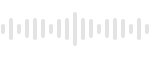
<?xml version="1.0" encoding="UTF-8"?>
<ui version="4.0">
 <class>ProgressFrame</class>
 <widget class="QWidget" name="ProgressFrame">
  <property name="geometry">
   <rect>
    <x>0</x>
    <y>0</y>
    <width>154</width>
    <height>58</height>
   </rect>
  </property>
  <property name="windowTitle">
   <string>Form</string>
  </property>
  <layout class="QHBoxLayout" name="horizontalLayout">
   <property name="leftMargin">
    <number>0</number>
   </property>
   <property name="topMargin">
    <number>0</number>
   </property>
   <property name="rightMargin">
    <number>0</number>
   </property>
   <property name="bottomMargin">
    <number>0</number>
   </property>
   <item>
    <widget class="QFrame" name="frame">
     <property name="styleSheet">
      <string notr="true">QFrame
{
	background: #FFFFFF;
}

QLabel
{
	min-width: 4px;
	max-width: 4px;

	background: qlineargradient(spread:pad, x1:0.0149254, y1:0.0113636, x2:0.9801, y2:0.971591, stop:0 rgba(67, 203, 255, 255), stop:1 rgba(151, 8, 204, 255));
	background: #E3E3E3;
	border-radius: 2px;
}

QLabel#progress_label_1,
QLabel#progress_label_3,
QLabel#progress_label_7,
QLabel#progress_label_13,
QLabel#progress_label_17,
QLabel#progress_label_19
{
	min-height: 10px;
	max-height: 10px;
}

QLabel#progress_label_2,
QLabel#progress_label_5,
QLabel#progress_label_9,
QLabel#progress_label_11,
QLabel#progress_label_15,
QLabel#progress_label_18
{
	min-height: 22px;
	max-height: 22px;
}

QLabel#progress_label_4,
QLabel#progress_label_6,
QLabel#progress_label_8,
QLabel#progress_label_12,
QLabel#progress_label_14,
QLabel#progress_label_16
{
	min-height: 19px;
	max-height: 19px;
}

QLabel#progress_label_10
{
	min-height: 34px;
	max-height: 34px;
}</string>
     </property>
     <property name="frameShape">
      <enum>QFrame::NoFrame</enum>
     </property>
     <property name="frameShadow">
      <enum>QFrame::Plain</enum>
     </property>
     <layout class="QHBoxLayout" name="horizontalLayout_2">
      <property name="spacing">
       <number>3</number>
      </property>
      <property name="leftMargin">
       <number>0</number>
      </property>
      <property name="topMargin">
       <number>0</number>
      </property>
      <property name="rightMargin">
       <number>0</number>
      </property>
      <property name="bottomMargin">
       <number>0</number>
      </property>
      <item>
       <widget class="QLabel" name="progress_label_1">
        <property name="minimumSize">
         <size>
          <width>4</width>
          <height>10</height>
         </size>
        </property>
        <property name="maximumSize">
         <size>
          <width>4</width>
          <height>10</height>
         </size>
        </property>
        <property name="styleSheet">
         <string notr="true"/>
        </property>
        <property name="text">
         <string/>
        </property>
       </widget>
      </item>
      <item>
       <widget class="QLabel" name="progress_label_2">
        <property name="minimumSize">
         <size>
          <width>4</width>
          <height>22</height>
         </size>
        </property>
        <property name="maximumSize">
         <size>
          <width>4</width>
          <height>22</height>
         </size>
        </property>
        <property name="styleSheet">
         <string notr="true"/>
        </property>
        <property name="text">
         <string/>
        </property>
       </widget>
      </item>
      <item>
       <widget class="QLabel" name="progress_label_3">
        <property name="minimumSize">
         <size>
          <width>4</width>
          <height>10</height>
         </size>
        </property>
        <property name="maximumSize">
         <size>
          <width>4</width>
          <height>10</height>
         </size>
        </property>
        <property name="styleSheet">
         <string notr="true"/>
        </property>
        <property name="text">
         <string/>
        </property>
       </widget>
      </item>
      <item>
       <widget class="QLabel" name="progress_label_4">
        <property name="minimumSize">
         <size>
          <width>4</width>
          <height>19</height>
         </size>
        </property>
        <property name="maximumSize">
         <size>
          <width>4</width>
          <height>19</height>
         </size>
        </property>
        <property name="styleSheet">
         <string notr="true"/>
        </property>
        <property name="text">
         <string/>
        </property>
       </widget>
      </item>
      <item>
       <widget class="QLabel" name="progress_label_5">
        <property name="minimumSize">
         <size>
          <width>4</width>
          <height>22</height>
         </size>
        </property>
        <property name="maximumSize">
         <size>
          <width>4</width>
          <height>22</height>
         </size>
        </property>
        <property name="styleSheet">
         <string notr="true"/>
        </property>
        <property name="text">
         <string/>
        </property>
       </widget>
      </item>
      <item>
       <widget class="QLabel" name="progress_label_6">
        <property name="minimumSize">
         <size>
          <width>4</width>
          <height>19</height>
         </size>
        </property>
        <property name="maximumSize">
         <size>
          <width>4</width>
          <height>19</height>
         </size>
        </property>
        <property name="styleSheet">
         <string notr="true"/>
        </property>
        <property name="text">
         <string/>
        </property>
       </widget>
      </item>
      <item>
       <widget class="QLabel" name="progress_label_7">
        <property name="minimumSize">
         <size>
          <width>4</width>
          <height>10</height>
         </size>
        </property>
        <property name="maximumSize">
         <size>
          <width>4</width>
          <height>10</height>
         </size>
        </property>
        <property name="styleSheet">
         <string notr="true"/>
        </property>
        <property name="text">
         <string/>
        </property>
       </widget>
      </item>
      <item>
       <widget class="QLabel" name="progress_label_8">
        <property name="minimumSize">
         <size>
          <width>4</width>
          <height>19</height>
         </size>
        </property>
        <property name="maximumSize">
         <size>
          <width>4</width>
          <height>19</height>
         </size>
        </property>
        <property name="styleSheet">
         <string notr="true"/>
        </property>
        <property name="text">
         <string/>
        </property>
       </widget>
      </item>
      <item>
       <widget class="QLabel" name="progress_label_9">
        <property name="minimumSize">
         <size>
          <width>4</width>
          <height>22</height>
         </size>
        </property>
        <property name="maximumSize">
         <size>
          <width>4</width>
          <height>22</height>
         </size>
        </property>
        <property name="styleSheet">
         <string notr="true"/>
        </property>
        <property name="text">
         <string/>
        </property>
       </widget>
      </item>
      <item>
       <widget class="QLabel" name="progress_label_10">
        <property name="minimumSize">
         <size>
          <width>4</width>
          <height>34</height>
         </size>
        </property>
        <property name="maximumSize">
         <size>
          <width>4</width>
          <height>34</height>
         </size>
        </property>
        <property name="styleSheet">
         <string notr="true"/>
        </property>
        <property name="text">
         <string/>
        </property>
       </widget>
      </item>
      <item>
       <widget class="QLabel" name="progress_label_11">
        <property name="minimumSize">
         <size>
          <width>4</width>
          <height>22</height>
         </size>
        </property>
        <property name="maximumSize">
         <size>
          <width>4</width>
          <height>22</height>
         </size>
        </property>
        <property name="styleSheet">
         <string notr="true"/>
        </property>
        <property name="text">
         <string/>
        </property>
       </widget>
      </item>
      <item>
       <widget class="QLabel" name="progress_label_12">
        <property name="minimumSize">
         <size>
          <width>4</width>
          <height>19</height>
         </size>
        </property>
        <property name="maximumSize">
         <size>
          <width>4</width>
          <height>19</height>
         </size>
        </property>
        <property name="styleSheet">
         <string notr="true"/>
        </property>
        <property name="text">
         <string/>
        </property>
       </widget>
      </item>
      <item>
       <widget class="QLabel" name="progress_label_13">
        <property name="minimumSize">
         <size>
          <width>4</width>
          <height>10</height>
         </size>
        </property>
        <property name="maximumSize">
         <size>
          <width>4</width>
          <height>10</height>
         </size>
        </property>
        <property name="styleSheet">
         <string notr="true"/>
        </property>
        <property name="text">
         <string/>
        </property>
       </widget>
      </item>
      <item>
       <widget class="QLabel" name="progress_label_14">
        <property name="minimumSize">
         <size>
          <width>4</width>
          <height>19</height>
         </size>
        </property>
        <property name="maximumSize">
         <size>
          <width>4</width>
          <height>19</height>
         </size>
        </property>
        <property name="styleSheet">
         <string notr="true"/>
        </property>
        <property name="text">
         <string/>
        </property>
       </widget>
      </item>
      <item>
       <widget class="QLabel" name="progress_label_15">
        <property name="minimumSize">
         <size>
          <width>4</width>
          <height>22</height>
         </size>
        </property>
        <property name="maximumSize">
         <size>
          <width>4</width>
          <height>22</height>
         </size>
        </property>
        <property name="styleSheet">
         <string notr="true"/>
        </property>
        <property name="text">
         <string/>
        </property>
       </widget>
      </item>
      <item>
       <widget class="QLabel" name="progress_label_16">
        <property name="minimumSize">
         <size>
          <width>4</width>
          <height>19</height>
         </size>
        </property>
        <property name="maximumSize">
         <size>
          <width>4</width>
          <height>19</height>
         </size>
        </property>
        <property name="styleSheet">
         <string notr="true"/>
        </property>
        <property name="text">
         <string/>
        </property>
       </widget>
      </item>
      <item>
       <widget class="QLabel" name="progress_label_17">
        <property name="minimumSize">
         <size>
          <width>4</width>
          <height>10</height>
         </size>
        </property>
        <property name="maximumSize">
         <size>
          <width>4</width>
          <height>10</height>
         </size>
        </property>
        <property name="styleSheet">
         <string notr="true"/>
        </property>
        <property name="text">
         <string/>
        </property>
       </widget>
      </item>
      <item>
       <widget class="QLabel" name="progress_label_18">
        <property name="minimumSize">
         <size>
          <width>4</width>
          <height>22</height>
         </size>
        </property>
        <property name="maximumSize">
         <size>
          <width>4</width>
          <height>22</height>
         </size>
        </property>
        <property name="styleSheet">
         <string notr="true"/>
        </property>
        <property name="text">
         <string/>
        </property>
       </widget>
      </item>
      <item>
       <widget class="QLabel" name="progress_label_19">
        <property name="minimumSize">
         <size>
          <width>4</width>
          <height>10</height>
         </size>
        </property>
        <property name="maximumSize">
         <size>
          <width>4</width>
          <height>10</height>
         </size>
        </property>
        <property name="styleSheet">
         <string notr="true"/>
        </property>
        <property name="text">
         <string/>
        </property>
       </widget>
      </item>
     </layout>
    </widget>
   </item>
  </layout>
 </widget>
 <resources/>
 <connections/>
</ui>
